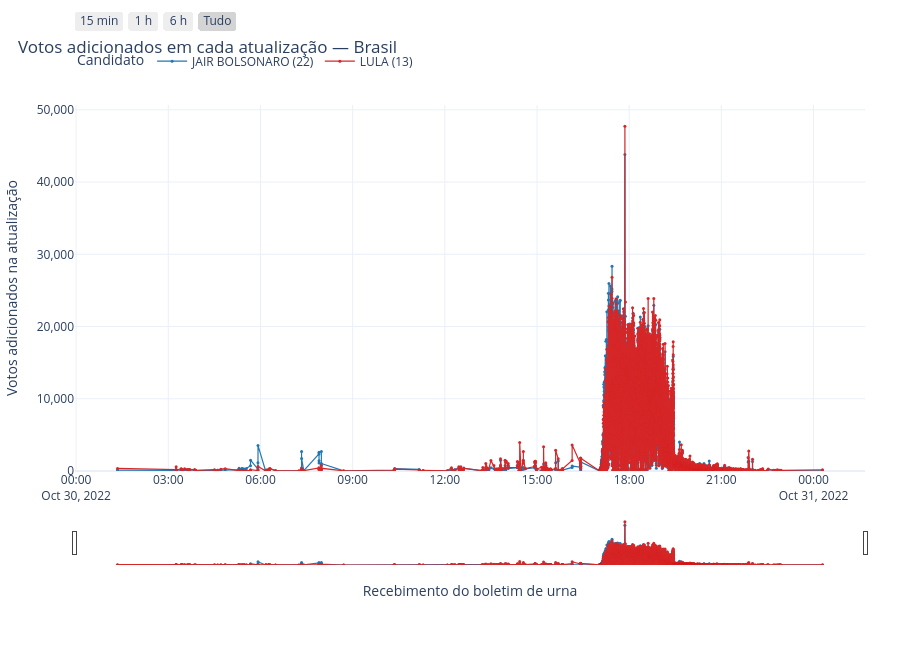

Notebook source saved alongside this figure:
### Markdown cell above
## Variação a cada atualização

Este gráfico mostra quantos votos de cada candidato entraram em cada horário distinto
de recebimento, sem agrupar por minuto ou por intervalos de 15 minutos. Use o zoom para
separar os pontos que ficam sobrepostos quando todo o período está visível.

### Code cell
fig = go.Figure()
for candidato in incrementos.columns:
    fig.add_trace(go.Scatter(
        x=incrementos.index,
        y=incrementos[candidato],
        name=candidato,
        mode="lines+markers",
        line={"width": 1.2, "color": cores.get(candidato)},
        marker={"size": 3, "color": cores.get(candidato)},
        hovertemplate="%{x|%d/%m/%Y %H:%M:%S}<br>%{fullData.name}: +%{y:,.0f} votos<extra></extra>",
    ))

configurar_tempo(
    fig,
    f"Votos adicionados em cada atualização — {local}",
    "Votos adicionados na atualização",
)
fig.update_yaxes(tickformat=",.0f")
fig.show(config=CONFIG_GRAFICO)

### Figure 1 — Plotly figure (JSON) as saved in the notebook; plotly's stock layout.template omitted (floating-point values rounded to 4 significant figures; data arrays with more than 128 entries replaced by an {"elided": "..."} marker saying what was removed)
{"data": [{"hovertemplate": "%{x|%d/%m/%Y %H:%M:%S}<br>%{fullData.name}: +%{y:,.0f} votos<extra></extra>", "line": {"color": "#1F77B4", "width": 1.2}, "marker": {"color": "#1F77B4", "size": 3}, "mode": "lines+markers", "name": "JAIR BOLSONARO (22)", "type": "scatter", "x": {"elided": "11387 str values"}, "y": {"elided": "11387 float values"}}, {"hovertemplate": "%{x|%d/%m/%Y %H:%M:%S}<br>%{fullData.name}: +%{y:,.0f} votos<extra></extra>", "line": {"color": "#D62728", "width": 1.2}, "marker": {"color": "#D62728", "size": 3}, "mode": "lines+markers", "name": "LULA (13)", "type": "scatter", "x": {"elided": "11387 str values"}, "y": {"elided": "11387 float values"}}], "layout": {"dragmode": "zoom", "height": 650, "hovermode": "x unified", "legend": {"orientation": "h", "title": {"text": "Candidato"}, "y": 1.08}, "margin": {"b": 85, "l": 75, "r": 35, "t": 105}, "title": {"text": "Votos adicionados em cada atualização — Brasil", "x": 0.02, "xanchor": "left"}, "xaxis": {"rangeselector": {"buttons": [{"count": 15, "label": "15 min", "step": "minute", "stepmode": "backward"}, {"count": 1, "label": "1 h", "step": "hour", "stepmode": "backward"}, {"count": 6, "label": "6 h", "step": "hour", "stepmode": "backward"}, {"label": "Tudo", "step": "all"}], "x": 0, "y": 1.16}, "rangeslider": {"thickness": 0.1, "visible": true}, "showspikes": true, "spikemode": "across", "title": {"text": "Recebimento do boletim de urna"}, "type": "date"}, "yaxis": {"rangemode": "tozero", "separatethousands": true, "tickformat": ",.0f", "title": {"text": "Votos adicionados na atualização"}}}}
